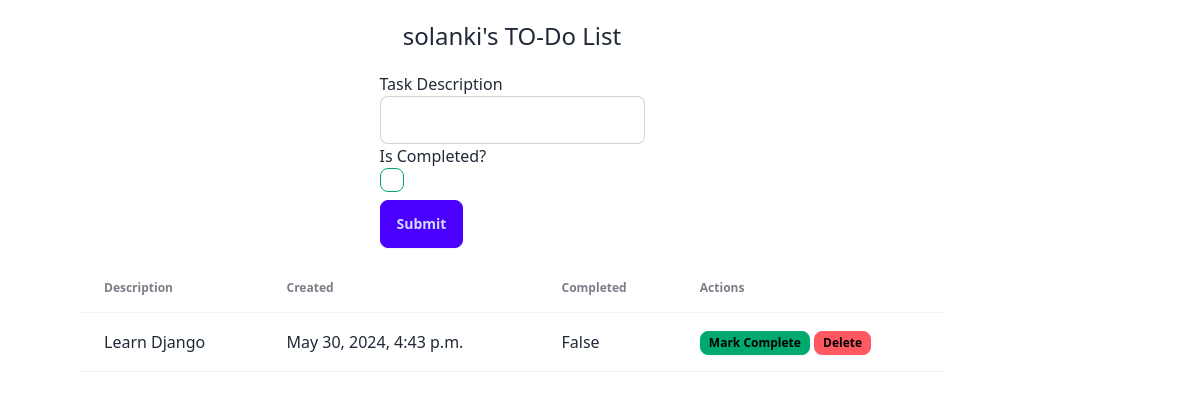
/ (signed in), run on the app's committed database.
### core/models.py (models this page shows, shortened)
class User(AbstractUser):
    pass

class Todo(models.Model):
    description = models.CharField(max_length=200)
    is_completed = models.BooleanField(default=False)
    user = models.ForeignKey(User, on_delete = models.CASCADE)
    created_at = models.DateTimeField(auto_now_add = True)

### core/views.py (the view)
# urls.py: path('', views.index, name="index"),
@login_required
def index(request):
    context = {
        'todos':Todo.objects.filter(user=request.user),
        'form':TodoForm()
        }
    return render(request, 'core/index.html', context)

### core/forms.py
class TodoForm(forms.ModelForm):
    class Meta:
        model = Todo
        fields = ('description', 'is_completed')

### core/templates/core/index.html
{% extends 'core/base.html' %}
{% load widget_tweaks %}
{% load partials %}
{% block content %}
<div class="flex flex-col items-center mx-10 md:mx-20">
<h1 class="prose-2xl mb-4">{{ user.username }}'s TO-Do List</h1>
<form class="mb-4"
    hx-post="{% url 'submit-todo' %}"
    hx-target="#todo-table-body"
    hx-swap="beforeend"
    hx-on::after-request="this.reset()">
    <div class="form-control">
        <label for="">Task Description</label>
        {% render_field form.description class="input input-bordered max-w-xs"%}
    </div>
    <div class="form-control">
        <label for="">Is Completed?</label>
        {% render_field form.is_completed class="checkbox checkbox-success"%}
    </div>
    <button class="btn btn-primary mt-2">Submit</button>
</form>
<table class="table table-zebra table-lg">
    <thead>
        <tr>
            <th>Description</th>
            <th>Created</th>
            <th>Completed</th>
            <th>Actions</th>
        </tr>
    </thead>
    <tbody id='todo-table-body'>
    {% for todo in todos %}
        {% partialdef todoitem-partial inline=True %}
            <tr>
                <td>{{ todo.description }}</td>
                <td>{{ todo.created_at }}</td>
                <td>{{ todo.is_completed }}</td>
                <td>
                    {% if not todo.is_completed %}
                        <button class="btn btn-xs btn-success"
                        hx-post="{% url 'complete-todo' todo.pk %}"
                        hx-target="closest tr"
                        hx-swap="outerHTML"
                        >Mark Complete</button>
                    {% endif %}
                    <button class="btn btn-xs btn-error"
                    hx-delete="{% url 'delete-todo' todo.pk %}"
                    hx-on:delete-todo="this.closest('tr').remove()"
                    >Delete</button>
                </td>
            </tr>
        {% endpartialdef %}
    {% endfor %}
    </tbody>
</table>
</div>
{% endblock content %}

### data on the page
User: username "solanki"
Todo: description "Learn Django", created_at "May 30, 2024, 4:43 p.m.", is_completed "False", shows "Mark Complete"
